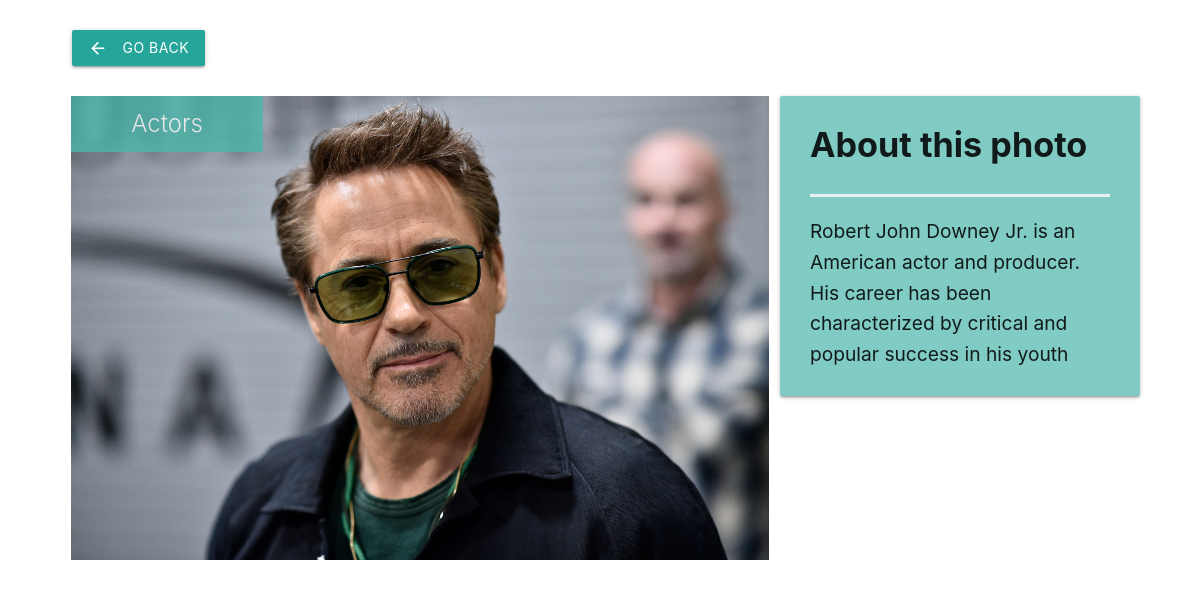
Page /photo/13/ on the committed database.
### album/models.py (models this page shows, shortened)
class Photo(models.Model):
    class Meta:
        verbose_name = 'Photo'
        verbose_name_plural = 'Photos'
    category = models.ForeignKey(
        Category, on_delete=models.SET_NULL, null=True, blank=True)
    image = models.ImageField(null=False, blank=False)
    description = models.TextField()

class Category(models.Model):
    class Meta:
        verbose_name = 'Category'
        verbose_name_plural = 'Categories'
    name = models.CharField(max_length=100, null=False, blank=False)

### album/views.py (the view)
# urls.py: path('photo/<str:pk>/', views.viewPhoto, name='photo'),
def viewPhoto(request, pk):
    photo = Photo.objects.get(id=pk)
    return render(request, 'album/photo.html', {'photo': photo})

### templates/album/photo.html (shortened to what this page needs)
{% extends 'base.html' %} {% block page_title %} {% endblock page_title %} {% block page_data %}
<div class="container" style="width: 88% !important;margin-top:2rem">
<div class="row">
<a class="waves-effect waves-light btn" href="{% url 'gallery' %}"><i class="material-icons left">arrow_back</i>Go back</a>
</div>
</div>
<div class="container" style="width: 90% !important; margin-top: 2rem">
  <div class="row">
    <div class="col s12 m8">
      <div  style="position: relative">
        <img src="{{photo.image.url}}" style="object-fit: cover; width: 100%" />
        <span
          class="card-title teal lighten-2"
          style="
            padding: 9px 60px;
            opacity: 0.8;
            position: absolute;
            top: 0;
            left: 0;
            color: #fff;
            max-width: 100%;
            font-size: 24px;
            font-weight: 300;
          "
        >
          {{photo.category.name}}</span
        >
      </div>
    </div>
    <div
      class="col s12 m4 card-panel teal lighten-3"
      style="margin-top:0;!important;padding:0.5rem 2rem !important"
    >
      <h4 style="border-bottom:0.2rem solid #ECF0F1; padding-bottom:2rem;font-weight: 700;">About this photo</h4>
      <p style="font-size: 1.2em">{{photo.description}}</p>
    </div>
  </div>
</div>
{% endblock page_data %}

### rows in the picture
Photo: image (picture), category.name "Actors", description "Robert John Downey Jr. is an American actor and producer. His career has been characterized by critical and popular success in his youth"
